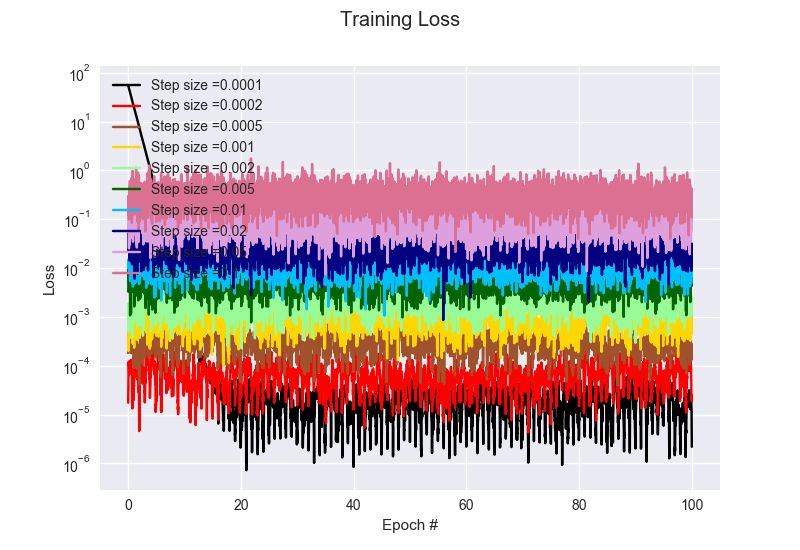

Write the Python code that produced this figure.
import matplotlib.pyplot as plt
import numpy as np
import argparse
import math
import seaborn as sns

N=5000
p=10

def next_batch(X, y, batchSize):
	new_order = np.random.permutation(N)
	X=X[new_order]
	y=y[new_order]
	# loop over our dataset `X` in mini-batches of size `batchSize`
	for i in np.arange(0, X.shape[0], batchSize):
		# yield a tuple of the current batched data and labels
		yield (X[int(i):int(i) + int(batchSize)], y[int(i):int(i) + int(batchSize)])

def error(A,b,w):
	preds=A.dot(w)
	errors=preds-b
	return errors

def loss(A,b,w):
	errors=error(A,b,w)
	return (0.5*np.sum(errors**2))

#argument parser
ap = argparse.ArgumentParser()
ap.add_argument("-e", "--epochs", type=float, default=50,
	help="# of epochs")
ap.add_argument("-a", "--alpha", type=float, default=0.01,
	help="learning rate")
ap.add_argument("-b", "--batch_size", type=int, default=1,
	help="size of SGD mini-batches")
args = vars(ap.parse_args())

epochs=args["epochs"]
alpha=args["alpha"]

batch_size=args["batch_size"]

X=np.load('train_x.npy')
y=np.load('train_y.npy')
print("Samples have been loaded\n")
alpha/=batch_size

#computing best w for the data and getting its loss
w_MLE=(np.linalg.inv(np.matmul(X.T,X)).dot(X.T.dot(y)))
loss_MLE=loss(X,y,w_MLE)

#SGD final iterate
sns.set
fig = plt.figure()



fig.suptitle("Training Loss")
plt.xlabel("Epoch #")
plt.ylabel("Loss")

step=[0.0001,0.0002,0.0005,0.001,0.002,0.005,0.01,0.02,0.05,0.1]
cmap = ['black','red','sienna','gold','palegreen','darkgreen','deepskyblue','navy','plum','palevioletred','magenta','slategray']
stepOpt=0
lossOpt=1000000
W_SGDInit=np.random.uniform(size=(X.shape[1],))
for gamma in step:
	lossHistorySGD=[]
	n=0
	W_SGD = W_SGDInit
	for epoch in np.arange(0, epochs):
		# initialize the total loss for the epoch
		epochLoss = [] 
		new_order = np.random.permutation(N)
		X=X[new_order]
		y=y[new_order]
		# loop over our data in batches
		for i in range(N):
			n+=1
			preds = X[i].dot(W_SGD)
			error = preds - y[i]
			loss = 0.5*error*error
			
			gradient = X[i]*(error)
			W_SGD += -gamma * gradient	
			if n%100==0 :
				preds = X.dot(W_SGD)
				error = preds - y
				loss = 0.5*np.sum(error ** 2)
				epochLoss.append(loss)
				lossHistorySGD.append(loss)
				if loss<lossOpt :
					stepOpt=gamma
					lossOpt=loss
		# lossHistorySGD.append(np.average(epochLoss)/batch_size)
		print("[INFO] SGD epoch #{}, average loss={} alpha={}".format(epoch + 1, np.average(epochLoss)/N,alpha))

	plt.semilogy(np.linspace(0,epochs,len(lossHistorySGD),endpoint=False) , (np.array(lossHistorySGD)-loss_MLE)/N,label="Step size ={}".format(gamma),color=cmap[step.index(gamma)])
plt.legend(loc='upper left')
plt.show()
plt.clf()
	
print("Optimal step size={}".format(stepOpt))
